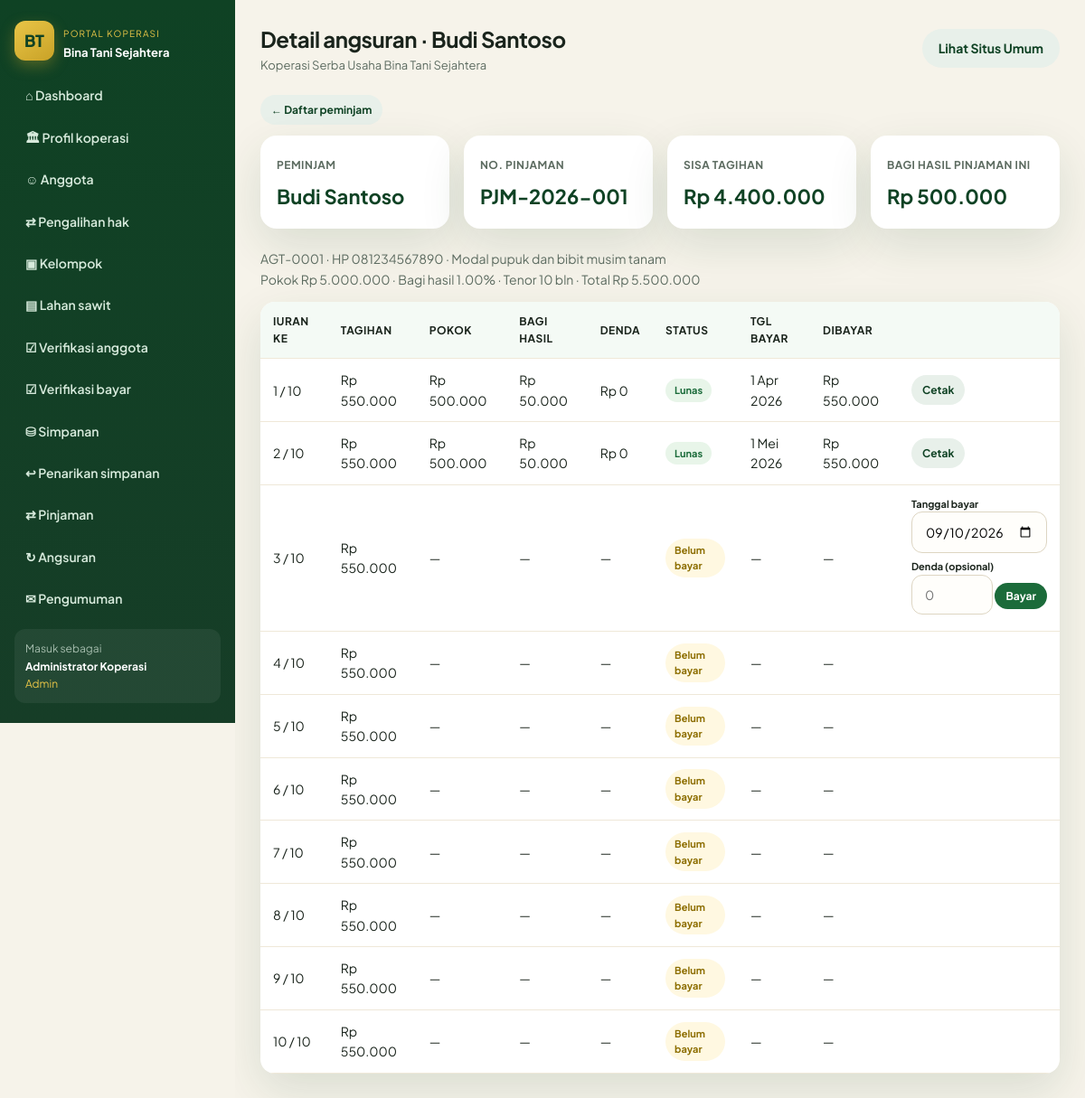
/angsuran_detail.php?id=1 (signed in), run on the app's committed database.
### tables this page shows
CREATE TABLE IF NOT EXISTS pinjaman (
  id INT AUTO_INCREMENT PRIMARY KEY,
  no_pinjaman VARCHAR(20) UNIQUE NOT NULL,
  anggota_id INT NOT NULL,
  tanggal DATE NOT NULL,
  jumlah DECIMAL(15,2) NOT NULL,
  bagi_hasil_persen DECIMAL(5,2) DEFAULT 1.00,
  tenor INT NOT NULL,
  keperluan VARCHAR(255),
  status VARCHAR(20) DEFAULT 'pengajuan',
  total_tagihan DECIMAL(15,2) DEFAULT 0,
  sisa DECIMAL(15,2) DEFAULT 0,
  catatan TEXT,
  agunan VARCHAR(120) NULL,
  no_perjanjian VARCHAR(40) NULL,
  pengajuan_id INT NULL,
  pencairan_id INT NULL,
  created_at TIMESTAMP DEFAULT CURRENT_TIMESTAMP
);

CREATE TABLE IF NOT EXISTS anggota (
  id INT AUTO_INCREMENT PRIMARY KEY,
  no_anggota VARCHAR(20) UNIQUE NOT NULL,
  nik VARCHAR(20),
  nama VARCHAR(100) NOT NULL,
  jenis_kelamin ENUM('L','P') DEFAULT 'L',
  tempat_lahir VARCHAR(80),
  tanggal_lahir DATE,
  alamat TEXT,
  desa VARCHAR(80),
  kecamatan VARCHAR(80),
  no_hp VARCHAR(20),
  pekerjaan VARCHAR(80),
  kelompok_tani VARCHAR(120) NULL,
  id_kelompok INT NULL,
  jabatan_kelompok VARCHAR(50) NULL DEFAULT 'Anggota',
  plasma TINYINT(1) NOT NULL DEFAULT 0,
  punya_tanah TINYINT(1) NOT NULL DEFAULT 0,
  luas_tanah DECIMAL(10,2) NULL,
  stdb VARCHAR(10) NOT NULL DEFAULT 'belum',
  no_stdb VARCHAR(50) NULL,
  foto VARCHAR(120) NULL,
  ktp_file VARCHAR(120) NULL,
  sertifikat_file VARCHAR(120) NULL,
  catatan_verifikasi TEXT NULL,
  status_keanggotaan VARCHAR(20) DEFAULT 'Biasa',
  tanggal_daftar DATE,
  status VARCHAR(20) NOT NULL DEFAULT 'pending',
  username VARCHAR(50) NULL,
  password VARCHAR(255) NULL,
  created_at TIMESTAMP DEFAULT CURRENT_TIMESTAMP
);

CREATE TABLE IF NOT EXISTS pengaturan (
  id INT PRIMARY KEY DEFAULT 1,
  nama_koperasi VARCHAR(150) DEFAULT 'Koperasi Serba Usaha Bina Tani Sejahtera',
  alamat TEXT,
  telepon VARCHAR(30),
  email VARCHAR(80),
  tahun_berdiri YEAR,
  tanggal_berdiri DATE NULL,
  ketua VARCHAR(100),
  visi TEXT,
  misi TEXT,
  bagi_hasil_persen DECIMAL(5,2) NOT NULL DEFAULT 1.00,
  simpanan_pokok DECIMAL(15,2) NOT NULL DEFAULT 500000,
  simpanan_wajib DECIMAL(15,2) NOT NULL DEFAULT 50000
);

CREATE TABLE IF NOT EXISTS angsuran (
  id INT AUTO_INCREMENT PRIMARY KEY,
  pinjaman_id INT NOT NULL,
  pencairan_id INT NULL,
  angsuran_ke INT NOT NULL,
  tanggal DATE NOT NULL,
  jumlah DECIMAL(15,2) NOT NULL,
  pokok DECIMAL(15,2) NOT NULL DEFAULT 0,
  bagi_hasil DECIMAL(15,2) NOT NULL DEFAULT 0,
  denda DECIMAL(15,2) NOT NULL DEFAULT 0,
  sumber_bayar VARCHAR(40) DEFAULT 'tunai',
  keterangan VARCHAR(255),
  created_by INT,
  created_at TIMESTAMP DEFAULT CURRENT_TIMESTAMP
);

### config.php (called while the page is built, shortened)
<?php
function db(): PDO {
    static $pdo = null;
    if ($pdo !== null) {
        return $pdo;
    }
    $attempts = [
        [DB_USER, DB_PASS],
        ['root', ''],
        ['root', 'root'],
        ['koperasi', 'koperasi123'],
    ];
    $last = null;
    foreach ($attempts as [$user, $pass]) {
        try {
            $pdo = new PDO(
                'mysql:host=' . DB_HOST . ';dbname=' . DB_NAME . ';charset=utf8mb4',
                $user,
                $pass,
                [
                    PDO::ATTR_ERRMODE => PDO::ERRMODE_EXCEPTION,
                    PDO::ATTR_DEFAULT_FETCH_MODE => PDO::FETCH_ASSOC,
                ]
            );
            return $pdo;
        } catch (Throwable $e) {
            $last = $e;
        }
    }
    throw $last ?? new RuntimeException('Gagal konek database');
}
function setting(): array {
    static $s = null;
    if ($s === null) {
        $s = db()->query('SELECT * FROM pengaturan WHERE id = 1')->fetch() ?: [];
    }
    return $s;
}
function rupiah($n): string {
    return 'Rp ' . number_format((float)$n, 0, ',', '.');
}
function e($s): string {
    return htmlspecialchars((string)$s, ENT_QUOTES, 'UTF-8');
}
function auth(): ?array {
    if (!empty($_SESSION['user'])) {
        return $_SESSION['user'];
    }
    return null;
}
function tgl($d): string {
    $bulan = [1=>'Jan','Feb','Mar','Apr','Mei','Jun','Jul','Agu','Sep','Okt','Nov','Des'];
    $ts = strtotime($d);
    return date('j', $ts) . ' ' . $bulan[(int)date('n', $ts)] . ' ' . date('Y', $ts);
}

### angsuran_detail.php (the view, shortened to what this page needs)
<?php
require __DIR__ . '/config.php';
$pdo = db();
$id = (int)($_GET['id'] ?? $_POST['pinjaman_id'] ?? 0);
$st = $pdo->prepare('SELECT p.*, a.nama, a.no_anggota, a.no_hp FROM pinjaman p JOIN anggota a ON a.id=p.anggota_id WHERE p.id=?');
$st->execute([$id]);
$pin = $st->fetch();
$paid = [];
$pst = $pdo->prepare('SELECT * FROM angsuran WHERE pinjaman_id=? ORDER BY angsuran_ke');
$pst->execute([$id]);
foreach ($pst as $g) {
    $paid[(int)$g['angsuran_ke']] = $g;
}
$tenor = max(1, (int)$pin['tenor']);
$pokokCicil = round((float)$pin['total_tagihan'] / $tenor, 0);
for ($ke = 1; $ke <= $tenor; $ke++) {
    if (empty($paid[$ke])) {
        $next = $ke;
        break;
    }
}
$title = 'Detail angsuran · ' . $pin['nama'];
include __DIR__ . '/includes/app_header.php';
?>
<p style="margin-bottom:12px;"><a class="btn btn-ghost btn-sm" href="angsuran.php">← Daftar peminjam</a></p>
<?php
$bagiPinjam = max(0, (float)$pin['total_tagihan'] - (float)$pin['jumlah']);
?>
<div class="kpis">
  <div class="kpi"><span>Peminjam</span><b><?= e($pin['nama']) ?></b></div>
  <div class="kpi"><span>No. pinjaman</span><b><?= e($pin['no_pinjaman']) ?></b></div>
  <div class="kpi"><span>Sisa tagihan</span><b><?= rupiah($pin['sisa']) ?></b></div>
  <div class="kpi"><span>Bagi hasil pinjaman ini</span><b><?= rupiah($bagiPinjam) ?></b></div>
</div>
<p style="margin-bottom:14px;color:var(--muted);font-size:14px;">
  <?= e($pin['no_anggota']) ?> · HP <?= e($pin['no_hp']) ?> · <?= e($pin['keperluan']) ?><br>
  Pokok <?= rupiah($pin['jumlah']) ?> · Bagi hasil <?= e($pin['bagi_hasil_persen']) ?>% · Tenor <?= (int)$pin['tenor'] ?> bln · Total <?= rupiah($pin['total_tagihan']) ?>
</p>
<div class="table-wrap">
  <table>
    <thead>
      <tr><th>Iuran ke</th><th>Tagihan</th><th>Pokok</th><th>Bagi hasil</th><th>Denda</th><th>Status</th><th>Tgl bayar</th><th>Dibayar</th><th></th></tr>
    </thead>
    <tbody>
    <?php for ($ke = 1; $ke <= $tenor; $ke++):
      $b = $paid[$ke] ?? null;
      $tagih = $ke < $tenor ? $pokokCicil : ((float)$pin['total_tagihan'] - $pokokCicil * ($tenor - 1));
    ?>
      <tr>
        <td><?= $ke ?> / <?= $tenor ?></td>
        <td><?= rupiah($tagih) ?></td>
        <td><?= $b ? rupiah($b['pokok'] ?? 0) : '—' ?></td>
        <td><?= $b ? rupiah($b['bagi_hasil'] ?? 0) : '—' ?></td>
        <td><?= $b ? rupiah($b['denda'] ?? 0) : '—' ?></td>
        <td><?php if ($b): ?><span class="badge b-lunas">Lunas</span><?php else: ?><span class="badge b-pengajuan">Belum bayar</span><?php endif; ?></td>
        <td><?= $b ? tgl($b['tanggal']) : '—' ?></td>
        <td><?= $b ? rupiah($b['jumlah']) : '—' ?></td>
        <td>
          <?php if ($b): ?>
            <a class="btn btn-ghost btn-sm" href="cetak.php?jenis=angsuran&id=<?= (int)$b['id'] ?>" target="_blank">Cetak</a>
          <?php elseif ($next === $ke && in_array($pin['status'], ['berjalan','disetujui'], true)): ?>
            <form method="post" onsubmit="return confirm('Catat pembayaran iuran ke-<?= $ke ?> atas nama <?= e($pin['nama']) ?>?');">
              <label style="font-size:11px;margin:0;">Tanggal bayar</label>
              <input type="date" name="tanggal" value="<?= date('Y-m-d') ?>" required style="width:150px;margin-bottom:6px;">
              <label style="font-size:11px;margin:0;">Denda (opsional)</label>
              <input name="denda" placeholder="0" style="width:90px;margin-bottom:6px;">
              <button class="btn btn-green btn-sm">Bayar</button>
            </form>
          <?php endif; ?>
        </td>
      </tr>
    <?php endfor; ?>
    </tbody>
  </table>
</div>
<?php include __DIR__ . '/includes/app_footer.php'; ?>

### includes/app_header.php (shortened to what this page needs)
<?php
$s = setting();
$u = auth();
function nav_active($file) {
    return basename($_SERVER['PHP_SELF']) === $file ? 'active' : '';
}
?>
<!DOCTYPE html>
<html lang="id">
<head>
  <link rel="stylesheet" href="assets/style.css?v=24">
</head>
<body>
<div class="app">
  <aside class="sidebar" id="appSide">
    <div class="side-brand">
      <div class="logo">BT</div>
      <div>
        <small style="color:#e8c547;font-size:10px;letter-spacing:.12em;text-transform:uppercase;">Portal Koperasi</small>
        <strong style="display:block;font-size:13px;color:#fff;">Bina Tani Sejahtera</strong>
      </div>
    </div>
    <nav class="side-nav">
      <a class="<?= nav_active('dashboard.php') ?>" href="dashboard.php">⌂ Dashboard</a>
      <a class="<?= nav_active('profil_koperasi.php') ?>" href="profil_koperasi.php">🏛 Profil koperasi</a>
      <?php if (in_array($u['role'], ['admin','pengurus'])): ?>
        <a class="<?= nav_active('anggota.php') ?>" href="anggota.php">☺ Anggota</a>
        <a class="<?= nav_active('pengalihan.php') ?>" href="pengalihan.php">⇄ Pengalihan hak</a>
        <a class="<?= nav_active('kelompok.php') ?>" href="kelompok.php">▣ Kelompok</a>
        <a class="<?= nav_active('tbs_lahan.php') ?>" href="tbs_lahan.php">▤ Lahan sawit</a>
        <a class="<?= nav_active('verifikasi.php') ?>" href="verifikasi.php">☑ Verifikasi anggota</a>
        <a class="<?= nav_active('verifikasi_bayar.php') ?>" href="verifikasi_bayar.php">☑ Verifikasi bayar</a>
        <a class="<?= nav_active('simpanan.php') ?>" href="simpanan.php">⛁ Simpanan</a>
        <a class="<?= nav_active('penarikan.php') ?>" href="penarikan.php">↩ Penarikan simpanan</a>
        <a class="<?= nav_active('pinjaman.php') ?>" href="pinjaman.php">⇄ Pinjaman</a>
        <a class="<?= nav_active('angsuran.php') ?>" href="angsuran.php">↻ Angsuran</a>
        <a class="<?= nav_active('pengumuman.php') ?>" href="pengumuman.php">✉ Pengumuman</a>
      <?php endif; ?>
    </nav>
    <div style="margin-top:auto;padding:12px;background:rgba(255,255,255,.06);border-radius:12px;font-size:12px;">
      <div style="opacity:.7;">Masuk sebagai</div>
      <strong style="color:#fff;"><?= e($u['nama']) ?></strong>
      <div style="color:#e8c547;text-transform:capitalize;"><?= e($u['role']) ?></div>
    </div>
  </aside>
  <div class="main">
    <div class="topbar">
      <div class="topbar-left">
        <div>
          <h2 style="letter-spacing:-.02em;"><?= e($title ?? 'Dashboard') ?></h2>
          <div style="color:#5c6b60;font-size:13px;"><?= e($s['nama_koperasi']) ?></div>
        </div>
      </div>
      <a class="btn btn-ghost hide-sm" href="index.php" target="_blank">Lihat Situs Umum</a>
    </div>

### assets/style.css (style rules this page uses)
:root { --green: #1b6b3a; --green-d: #0f4224; --green-l: #2d9a56; --leaf: #7cb342; --gold: #c9a227; --gold-l: #e8c547; --cream: #f6f3ea; --sand: #efe8d8; --ink: #1a241c; --muted: #5c6b60; --white: #fff; --card: #fff; --shadow: 0 18px 50px rgba(15, 66, 36, .12); --radius: 18px; --nav-h: 76px; }
* { box-sizing: border-box; margin: 0; padding: 0; }
html { scroll-behavior: smooth; }
body { font-family: "Plus Jakarta Sans", system-ui, sans-serif; color: var(--ink); background: var(--cream); line-height: 1.6; overflow-x: hidden; }
a { color: inherit; text-decoration: none; }
.logo { width: 44px; height: 44px; border-radius: 12px; background: linear-gradient(145deg, var(--gold-l), var(--gold)); display: grid; place-items: center; font-weight: 800; color: var(--green-d); font-size: 18px; box-shadow: 0 6px 16px rgba(201,162,39,.35); }
.btn { display: inline-flex; align-items: center; justify-content: center; gap: 8px; padding: 10px 18px; border-radius: 999px; border: 0; cursor: pointer; font-weight: 700; font-size: 14px; font-family: inherit; }
.btn-green { background: var(--green); color: #fff; }
.btn-ghost { background: #e8f0ea; color: var(--green-d); }
.btn-sm { padding: 7px 12px; font-size: 12px; }
.table-wrap { overflow-x: auto; overflow-y: hidden; background: #fff; border-radius: 16px; box-shadow: var(--shadow); width: 100%; max-width: 100%; -webkit-overflow-scrolling: touch; }
table { width: 100%; border-collapse: collapse; font-size: 14px; }
th, td { padding: 12px 14px; text-align: left; border-bottom: 1px solid #efe8d8; }
th { background: #f4faf5; color: var(--green-d); font-size: 12px; letter-spacing: .04em; text-transform: uppercase; }
.badge { display: inline-block; padding: 4px 10px; border-radius: 999px; font-size: 11px; font-weight: 700; }
.b-aktif, .b-disetujui, .b-berjalan, .b-lunas { background: #e8f5e9; color: #1b6b3a; }
.b-pengajuan, .b-pending { background: #fff8e1; color: #8d6e00; }
label { display: block; font-size: 13px; font-weight: 700; margin: 12px 0 6px; }
input, select, textarea { width: 100%; padding: 12px 14px; border-radius: 12px; border: 1px solid #ddd5c2; font-family: inherit; font-size: 14px; background: #fffefb; }
.app { display: grid; grid-template-columns: 260px 1fr; min-height: 100vh; }
.sidebar { background: linear-gradient(180deg, #0f4224, #163d27); color: #dceee1; padding: 22px 16px; position: sticky; top: 0; height: 100vh; max-height: 100vh; overflow: hidden; display: flex; flex-direction: column; }
.side-brand { display: flex; gap: 10px; align-items: center; margin-bottom: 16px; color: #fff; flex: 0 0 auto; }
.side-nav { flex: 1 1 auto; min-height: 0; overflow-y: auto; overflow-x: hidden; padding-right: 4px; margin-bottom: 10px; }
.side-nav { scrollbar-color: rgba(232,197,71,.45) transparent; }
.side-nav a { display: flex; gap: 10px; align-items: center; padding: 10px 12px; border-radius: 12px; color: #d7eadc; font-size: 14px; font-weight: 600; margin-bottom: 4px; }
.sidebar > div:last-child { flex: 0 0 auto; }
.main { padding: 24px 28px 48px; min-width: 0; overflow-x: hidden; }
.topbar { display: flex; justify-content: space-between; align-items: center; margin-bottom: 22px; }
.kpis { display: grid; grid-template-columns: repeat(4, 1fr); gap: 16px; margin-bottom: 22px; }
.kpi { background: #fff; border-radius: 18px; padding: 18px; box-shadow: var(--shadow); }
.kpi span { font-size: 12px; color: var(--muted); font-weight: 700; letter-spacing: .04em; text-transform: uppercase; }
.kpi b { display: block; font-size: 22px; margin-top: 6px; color: var(--green-d); }
.topbar-left { display: flex; align-items: center; gap: 10px; min-width: 0; }
@media (min-width: 961px) { .sidebar { transform: none !important; position: sticky; } }
th a.th-sort, th.th-click { color: inherit; text-decoration: none; cursor: pointer; user-select: none; }

### data on the page
pinjaman: anggota.nama "Detail angsuran · Budi Santoso", anggota.nama "Budi Santoso", no_pinjaman "PJM-2026-001", sisa "Rp 4.400.000", rupiah($bagiPinjam) "Rp 500.000", anggota.no_anggota "AGT-0001", anggota.no_hp "081234567890", keperluan "Modal pupuk dan bibit musim tanam", jumlah "Rp 5.000.000", bagi_hasil_persen "1.00", tenor "10", total_tagihan "Rp 5.500.000", rupiah($tagih) "Rp 550.000"
pengaturan: nama_koperasi "Koperasi Serba Usaha Bina Tani Sejahtera"
angsuran: pinjaman.tenor "10", pinjaman.total_tagihan "Rp 550.000", pokok "Rp 500.000", bagi_hasil "Rp 50.000", denda "Rp 0", shows "Lunas", tanggal "1 Apr 2026", jumlah "Rp 550.000"
angsuran: pinjaman.tenor "10", pinjaman.total_tagihan "Rp 550.000", pokok "Rp 500.000", bagi_hasil "Rp 50.000", denda "Rp 0", shows "Lunas", tanggal "1 Mei 2026", jumlah "Rp 550.000"

### other printed values
$u['nama'] "Administrator Koperasi"
$u['role'] "Admin"
